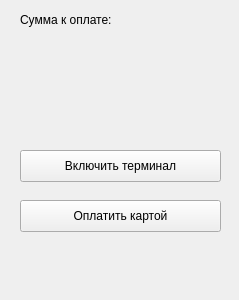
<?xml version="1.0" encoding="UTF-8"?>
<ui version="4.0">
 <class>CardReaderWidget</class>
 <widget class="QWidget" name="CardReaderWidget">
  <property name="geometry">
   <rect>
    <x>0</x>
    <y>0</y>
    <width>239</width>
    <height>300</height>
   </rect>
  </property>
  <property name="windowTitle">
   <string>Card Reader</string>
  </property>
  <widget class="QPushButton" name="btnEnable">
   <property name="geometry">
    <rect>
     <x>20</x>
     <y>150</y>
     <width>201</width>
     <height>32</height>
    </rect>
   </property>
   <property name="text">
    <string>Включить терминал</string>
   </property>
  </widget>
  <widget class="QPushButton" name="btnPayWithCard">
   <property name="geometry">
    <rect>
     <x>20</x>
     <y>200</y>
     <width>201</width>
     <height>32</height>
    </rect>
   </property>
   <property name="contextMenuPolicy">
    <enum>Qt::NoContextMenu</enum>
   </property>
   <property name="text">
    <string>Оплатить картой</string>
   </property>
  </widget>
  <widget class="QLabel" name="sumTextLabel">
   <property name="geometry">
    <rect>
     <x>20</x>
     <y>10</y>
     <width>161</width>
     <height>20</height>
    </rect>
   </property>
   <property name="text">
    <string>Сумма к оплате:</string>
   </property>
  </widget>
  <widget class="QLabel" name="sumLabel">
   <property name="geometry">
    <rect>
     <x>20</x>
     <y>40</y>
     <width>161</width>
     <height>20</height>
    </rect>
   </property>
   <property name="text">
    <string/>
   </property>
  </widget>
 </widget>
 <resources/>
 <connections/>
</ui>
